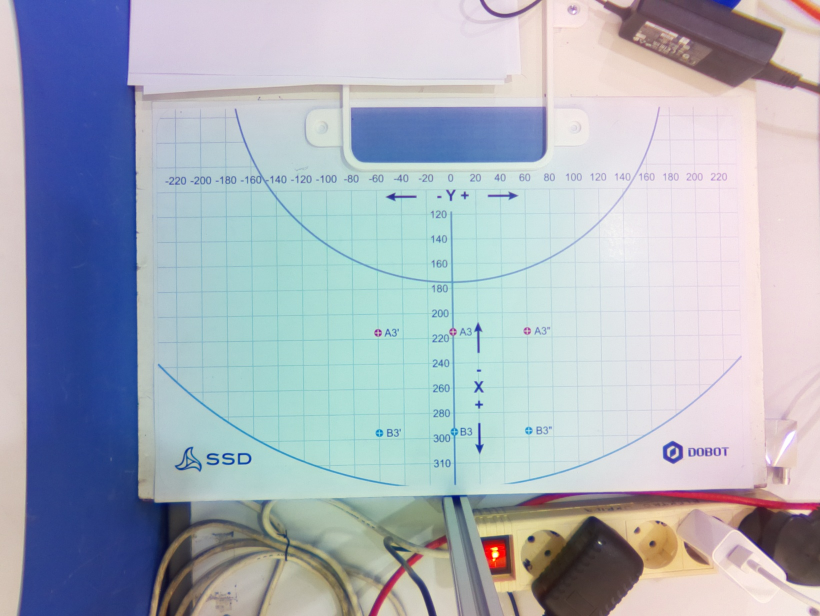
#> input picture field_calibration_program/field_left.jpg, 1640 x 1232 px (shown at 1/2 size)
$ python pixel_to_field_calibration_revised.py
#> lines starting #> are read from the running program, lines starting #| are printed output that depends on the picture; after the words box and inside, x2 and y2 are one past the last pixel; in counts of white or black regions, pixels touching at a corner belong together
import numpy as np
import cv2
import pickle

# ------------------------------
# Save homography matrices to a pickle file
# ------------------------------
def save_homography(H_real2pixel, H_pixel2real, filename):
    with open(filename, 'wb') as f:
        pickle.dump({'real2pixel': H_real2pixel, 'pixel2real': H_pixel2real}, f)
    print(f"Saved homography matrices to: {filename}")

# ------------------------------
# Load homography matrices from a pickle file
# ------------------------------
def load_homography(filename):
    with open(filename, 'rb') as f:
        data = pickle.load(f)
    return data['real2pixel'], data['pixel2real']

# ------------------------------
# Read calibration data from file
# ------------------------------
def read_calibration_file(filepath):
#> called with filepath = 'left_camera_dot_mapping.txt'
    data = []
    with open(filepath, 'r') as file:
#> (reads field_calibration_program/left_camera_dot_mapping.txt from the repository)
        for line in file:
            line = line.strip()
            if not line:
                continue
            try:
                real_part, pixel_x, pixel_y = line.split(';')
                real_x, real_y = map(float, real_part.split(','))
                pixel_x, pixel_y = float(pixel_x), float(pixel_y)
                data.append((real_x, real_y, pixel_x, pixel_y))
            except ValueError:
                print(f"Skipping invalid line: {line}")
    return data

# ------------------------------
# Compute homography matrices
# ------------------------------
def compute_homography(data):
    unique_data = []
    seen = set()
    for d in data:
        if (d[0], d[1], d[2], d[3]) not in seen:
            unique_data.append(d)
            seen.add((d[0], d[1], d[2], d[3]))

    real_pts = np.array([[x, y] for x, y, _, _ in unique_data], dtype=np.float32)
    pixel_pts = np.array([[px, py] for _, _, px, py in unique_data], dtype=np.float32)

    H_real2pixel, status1 = cv2.findHomography(real_pts, pixel_pts, cv2.RANSAC)
    H_pixel2real, status2 = cv2.findHomography(pixel_pts, real_pts, cv2.RANSAC)

    return H_real2pixel, H_pixel2real

# ------------------------------
# Apply homography on a list of points
# ------------------------------
def apply_homography(H, pts):
    pts = np.array(pts, dtype=np.float32).reshape(-1, 1, 2)
    mapped = cv2.perspectiveTransform(pts, H)
    return mapped.reshape(-1, 2)

# ------------------------------
# Draw points on image with labels
# ------------------------------
def draw_points(image_path, coord_type, coord_list, H_real2pixel, H_pixel2real, output_path=None):
    image = cv2.imread(image_path)
    if image is None:
        raise FileNotFoundError(f"Image not found: {image_path}")

    for x, y in coord_list:
        if coord_type == "real":
            # real → pixel
            px, py = apply_homography(H_real2pixel, [(x, y)])[0]
            label = f"R({x:.0f},{y:.0f})"
        elif coord_type == "pixel":
            # pixel → real
            rx, ry = apply_homography(H_pixel2real, [(x, y)])[0]
            px, py = x, y
            label = f"P({int(px)},{int(py)})→R({rx:.0f},{ry:.0f})"
        else:
            raise ValueError("coord_type must be 'pixel' or 'real'")

        # Draw circle and label
        cv2.circle(image, (int(px), int(py)), 6, (0, 0, 255), -1)
        cv2.putText(image, label, (int(px) + 8, int(py) - 8),
                    cv2.FONT_HERSHEY_SIMPLEX, 0.5, (0, 255, 0), 1, cv2.LINE_AA)

    if output_path:
        cv2.imwrite(output_path, image)
        print(f"Saved image with points to: {output_path}")
    else:
        cv2.imshow("Calibration Result", image)
        cv2.waitKey(0)
        cv2.destroyAllWindows()

# ------------------------------
# Main
# ------------------------------
if __name__ == "__main__":
    file_path = "left_camera_dot_mapping.txt"  # your txt file
    image_path = "field_left.jpg"               # your background image

    data = read_calibration_file(file_path)
    H_real2pixel, H_pixel2real = compute_homography(data)

    # Save the homography matrices to a pickle file
    save_homography(H_real2pixel, H_pixel2real, "homography_matrices.pkl")

    # Example: multiple real coords to pixel
    real_coords = []
    for i in range(10):
        for j in range(23):
            real_coords.append((100 + i*20, -220 + j*20))

    # Example: multiple pixel coords to real
    pixel_coords = [
        (902, 427),
        (907, 726),
        (1056, 723),
        (1447, 719),
        (910, 925),
    ]

    # Choose which one to draw:
    draw_points(image_path, "real", real_coords, H_real2pixel, H_pixel2real)
#> in draw_points, image is the input picture: shape (1232, 1640, 3); mean B, G, R 188.4, 176.9, 169.2
#> after the loop in draw_points, `for x, y in coord_list:`:
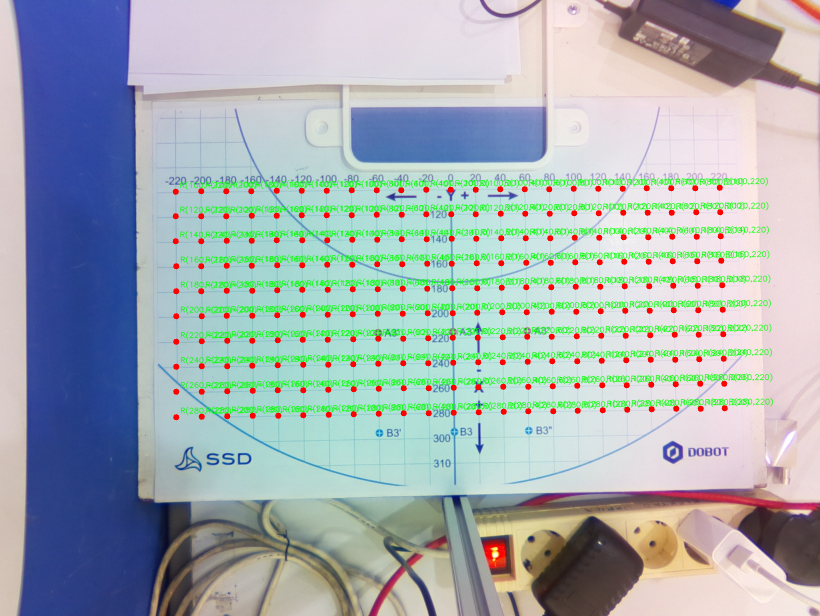
#> image: shape (1232, 1640, 3) (shown at 1/2 size); 7.31% of pixels changed, all inside (x1, y1, x2, y2) = (345, 354, 1547, 841)
    # Or for pixel → real:
    # draw_points(image_path, "pixel", pixel_coords, H_real2pixel, H_pixel2real)
